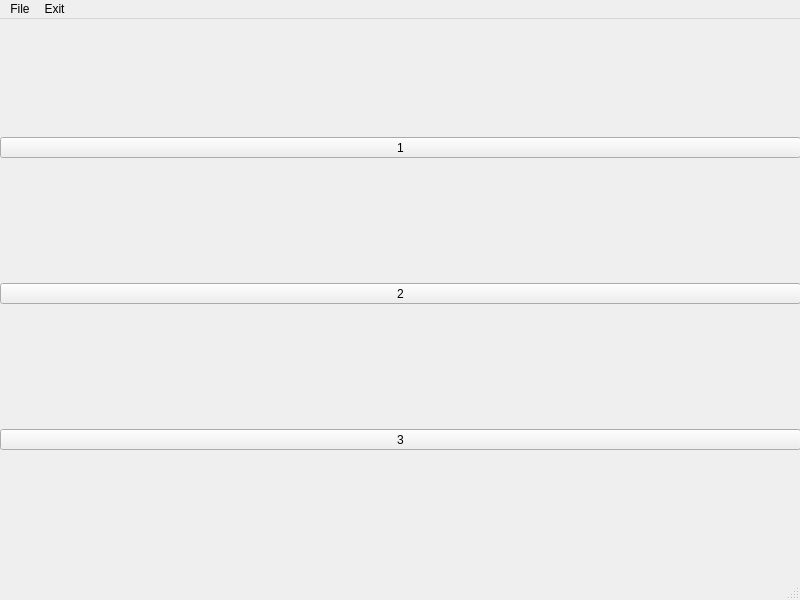
<?xml version="1.0" encoding="UTF-8"?>
<ui version="4.0">
 <class>KKLtoKisekae</class>
 <widget class="QMainWindow" name="KKLtoKisekae">
  <property name="geometry">
   <rect>
    <x>0</x>
    <y>0</y>
    <width>800</width>
    <height>600</height>
   </rect>
  </property>
  <property name="minimumSize">
   <size>
    <width>800</width>
    <height>600</height>
   </size>
  </property>
  <property name="maximumSize">
   <size>
    <width>800</width>
    <height>600</height>
   </size>
  </property>
  <property name="windowTitle">
   <string>KKLtoKisekae</string>
  </property>
  <widget class="QWidget" name="centralwidget">
   <widget class="QWidget" name="verticalLayoutWidget">
    <property name="geometry">
     <rect>
      <x>0</x>
      <y>-1</y>
      <width>801</width>
      <height>551</height>
     </rect>
    </property>
    <layout class="QVBoxLayout" name="verticalLayout">
     <property name="sizeConstraint">
      <enum>QLayout::SizeConstraint::SetDefaultConstraint</enum>
     </property>
     <item>
      <widget class="QToolButton" name="toolButton">
       <property name="sizePolicy">
        <sizepolicy hsizetype="Expanding" vsizetype="Fixed">
         <horstretch>0</horstretch>
         <verstretch>0</verstretch>
        </sizepolicy>
       </property>
       <property name="text">
        <string>1</string>
       </property>
      </widget>
     </item>
     <item>
      <widget class="QToolButton" name="toolButton_2">
       <property name="sizePolicy">
        <sizepolicy hsizetype="Expanding" vsizetype="Fixed">
         <horstretch>0</horstretch>
         <verstretch>0</verstretch>
        </sizepolicy>
       </property>
       <property name="text">
        <string>2</string>
       </property>
      </widget>
     </item>
     <item>
      <widget class="QToolButton" name="toolButton_3">
       <property name="sizePolicy">
        <sizepolicy hsizetype="Expanding" vsizetype="Fixed">
         <horstretch>0</horstretch>
         <verstretch>0</verstretch>
        </sizepolicy>
       </property>
       <property name="text">
        <string>3</string>
       </property>
      </widget>
     </item>
    </layout>
   </widget>
  </widget>
  <widget class="QMenuBar" name="menubar">
   <property name="geometry">
    <rect>
     <x>0</x>
     <y>0</y>
     <width>800</width>
     <height>22</height>
    </rect>
   </property>
   <widget class="QMenu" name="menuExit">
    <property name="title">
     <string>File</string>
    </property>
   </widget>
   <widget class="QMenu" name="menuFile">
    <property name="title">
     <string>Exit</string>
    </property>
   </widget>
   <addaction name="menuExit"/>
   <addaction name="menuFile"/>
  </widget>
  <widget class="QStatusBar" name="statusbar"/>
 </widget>
 <resources/>
 <connections/>
 <designerdata>
  <property name="gridDeltaX">
   <number>10</number>
  </property>
  <property name="gridDeltaY">
   <number>10</number>
  </property>
  <property name="gridSnapX">
   <bool>true</bool>
  </property>
  <property name="gridSnapY">
   <bool>true</bool>
  </property>
  <property name="gridVisible">
   <bool>false</bool>
  </property>
 </designerdata>
</ui>
